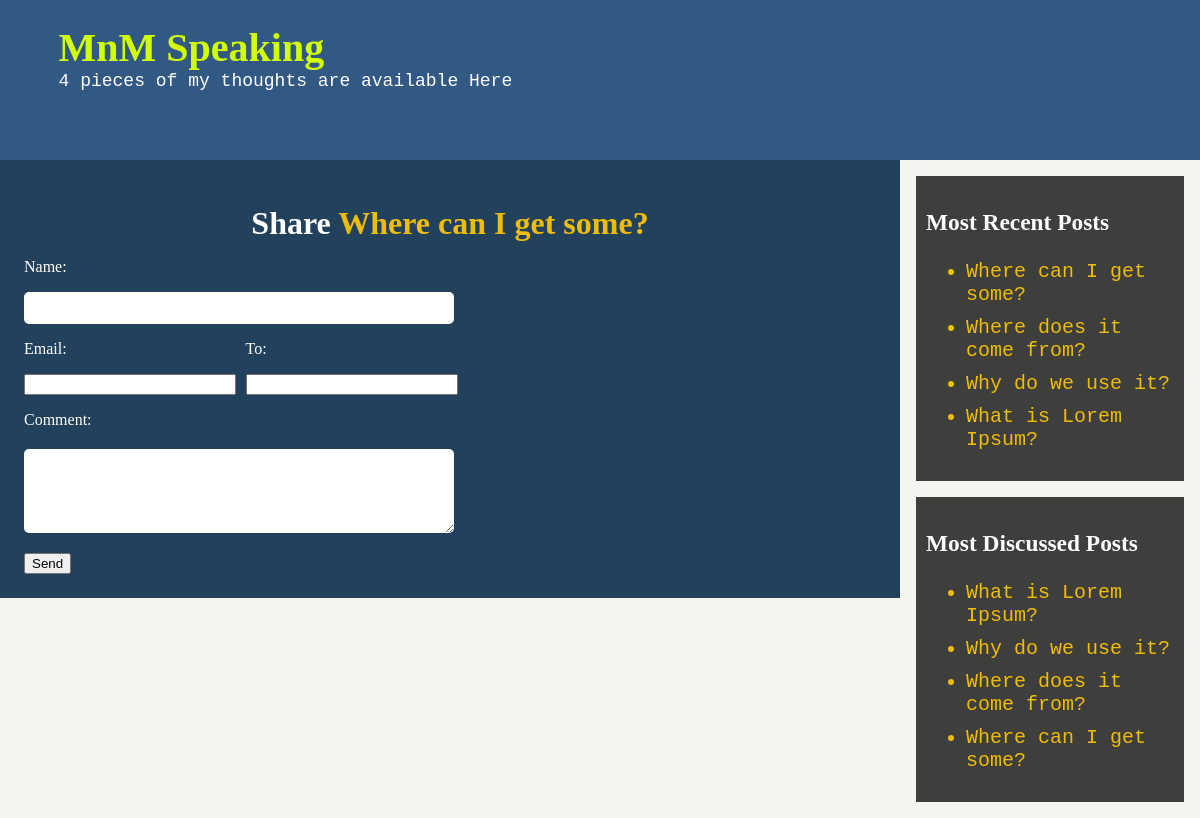
Page /blog/5/share on the earlier database version.
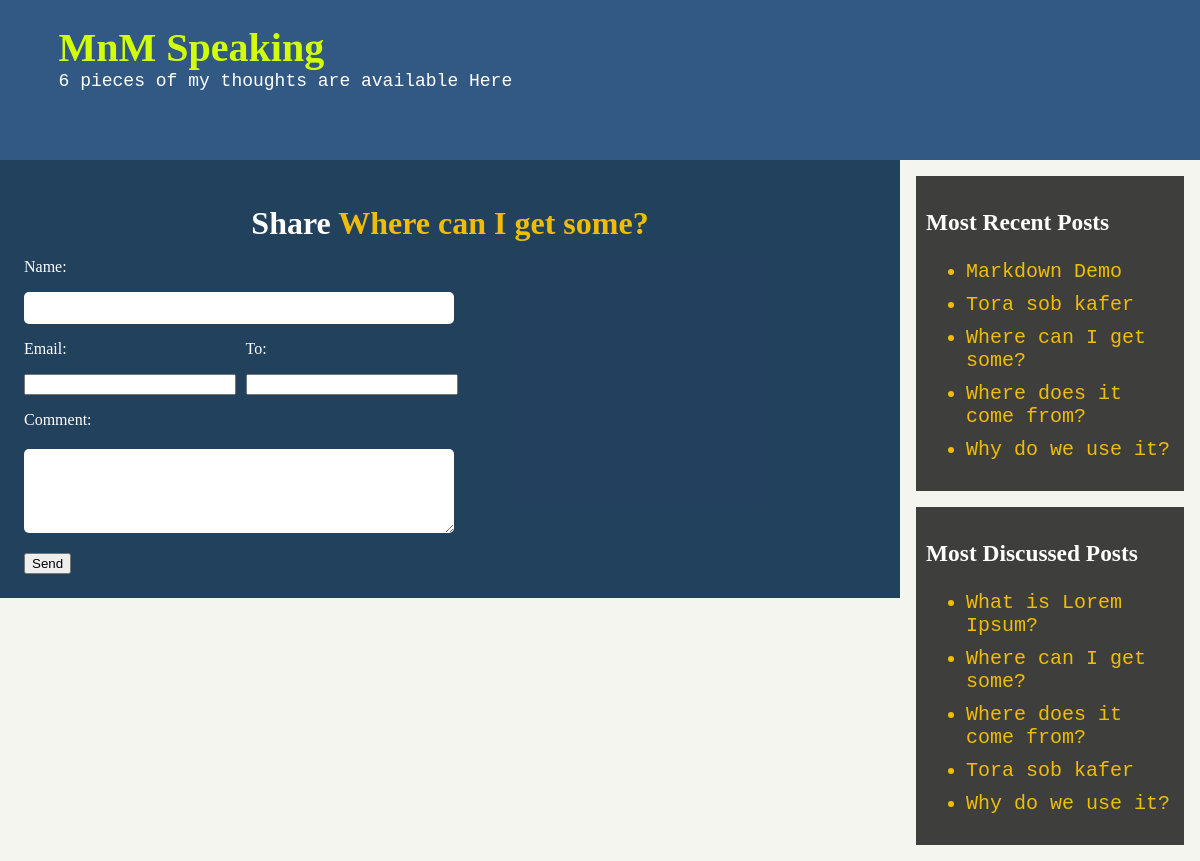
Same page on the later database version.
### blog/models.py (models this page shows)
class Post(models.Model):
    STATUS_CHOICES = (
        ('draft', 'Draft'),
        ('published', 'Published'),
    )
    title = models.CharField(max_length=250)
    slug = models.SlugField(max_length=250, unique=True)
    author = models.ForeignKey(User,
                               on_delete=models.CASCADE,
                               related_name='blog_posts')
    body = models.TextField()
    publish = models.DateTimeField(default=timezone.now)
    created = models.DateTimeField(auto_now_add=True)
    updated = models.DateTimeField(auto_now=True)
    status = models.CharField(max_length=10,
                              choices=STATUS_CHOICES,
                              default='draft')
    objects = models.Manager()
    published = PublishedPostManager()
    tags = TaggableManager()
    class Meta:
        ordering = ('-publish',)
    def __str__(self):
        return self.title
    def get_absolute_url(self):
        return(reverse('blog:post_detail', args=[self.slug]))

### blog/views.py (the view)
# urls.py: path('<int:post_id>/share', views.post_share, name='post_share')
def post_share(request, post_id):
    post = get_object_or_404(Post.published, id=post_id)
    url = request.build_absolute_uri(post.get_absolute_url())
    sent = False
    if request.method == 'POST':
        form = EmailForm(request.POST)
        if form.is_valid():
            cd = form.cleaned_data
            subject = f"Article Recommendation From {cd['name']}"
            body = f"{cd['name']} recommends you to read this article: \n\" {post.title}\"\nurl: {url} \n Additional Comments: {cd['comment']}.\n Let him Know Your Thoughts at: {cd['email']}"
            send_mail(subject, body, 'moonem.ahmed@gmail.com', [cd['to']]
                      )
            sent = True
    else:
        form = EmailForm()
    return render(request, 'blog/post/share.html', {'post': post, 'form': form, 'sent': sent})

### blog/forms.py
class EmailForm(forms.Form):
    name = forms.CharField(max_length=100)
    email = forms.EmailField()
    to = forms.EmailField()
    comment = forms.CharField(
        max_length=1000, required=False, widget=forms.Textarea)

### blog/models.py (called while the page is built)
    def get_queryset(self):
        return super().get_queryset().filter(status='published')

### blog/templatetags/blog_tags.py (called while the page is built)
@register.simple_tag
def total_posts():
    return Post.published.count()

@register.inclusion_tag('blog/post/most_commented.html')
def most_commented_posts(count=5):
    commented_posts = Post.published.annotate(
        commentsno=Count('comments')).order_by('-commentsno')[:count]
    print(commented_posts)
    return{'commented_post': commented_posts}

@register.inclusion_tag('blog/post/recent_posts.html')
def most_recent(count=5):
    rcps = Post.published.all().order_by('-publish')[:count]
    return {'recent_posts': rcps}

### blog/templates/blog/post/share.html (shortened to what this page needs)
{% extends "blog/base.html" %}
{%load static%}
{% block content %}
{% if sent %}
<p class='post-title'>
    {{ post.title }} <span>was successfully sent to</span> {{form.cleaned_data.to }}.
</p>
{% else %}
<h1 class='post-title'> <span>Share</span> {{ post.title }}</h1>
<div class="shareform">
    <form method="post">
        <div id="share_name">
            <p class="label"> {{form.name.label_tag}}
            </p>
            {{form.name}}
        </div>
        <div class="inlineinputshare">
            <div id="share_email">
                <p class="label"> {{form.email.label_tag}}
                </p>
                {{form.email}}
            </div>
            <div id="share_to_email">
                <p class="label"> {{form.to.label_tag}}
                </p>
                {{form.to}}
            </div>
        </div>
        <div id="share_comment">
            <p class="label"> {{form.comment.label_tag}}
            </p>
            {{form.comment}}
        </div>
        <button type="submit">Send</button>
    </form>
</div>
{% endif %}
{% endblock %}

### blog/templates/blog/base.html (shortened to what this page needs)
{%load blog_tags%}
{%load static%}
<!DOCTYPE html>
<html lang="en">
<head>
  <link rel="stylesheet" href="{%static 'css/blog.css'%}" />
</head>
<body>
  <div id="container">
    <div id="sidebar">
      <a href="{%url 'blog:post_list'%}">
        <h2>MnM Speaking</h2>
      </a>
      <p>{%total_posts%} pieces of my thoughts are available Here </p>
    </div>
  </div>
  <div id="content">
    {%block content%} {%endblock%}
  </div>
  <div id="besidebar">
    <div class="recents"> {%most_recent 5%}</div>
    <div class="commenteds"> {%most_commented_posts 5%}</div>
  </div>
</body>
</html>

### blog/templates/blog/post/recent_posts.html
<h3>Most Recent Posts</h3>
<ul>
    {%for recent in recent_posts%}
    <li>
        <a href="{{ recent.get_absolute_url}}">
            {{recent.title}}
        </a>
    </li>
    {%endfor%}
</ul>

### blog/templates/blog/post/most_commented.html
<h3>Most Discussed Posts</h3>
<ul>
    {%for cp in commented_post%}
    <li>
        <a href="{{ cp.get_absolute_url}}">
            {{cp.title}}
        </a>
    </li>
    {%endfor%}
</ul>

### blog/static/css/blog.css (style rules this page uses)
html, body { padding: 0; background-color: rgb(244, 245, 239); }
#container { box-sizing: border-box; background-color: rgba(0, 50, 106, 0.8); width: 100%; margin: 0; padding: 2%; height: 20vh; position: fixed; z-index: 5; top: 0; left: 0; right: 0; bottom: 0; }
#sidebar a { text-decoration: none; }
#sidebar h2 { color: #d2ff07; font-family: Cambria, Cochin, Georgia, Times, "Times New Roman", serif; font-size: 40px; margin: 0; }
#sidebar p { color: #fff; font-family: "Courier New", Courier, monospace; font-size: 18px; margin: 0; }
#sidebar { margin-left: 3%; }
#content { position: absolute; top: 20vh; left: 0px; box-sizing: border-box; background-color: rgba(26, 58, 88, 0.96); width: 75%; margin: 0px; padding: 2%; z-index: -1; }
#besidebar { position: absolute; left:75%; box-sizing: border-box; float:right; width:25%; top: 20vh; z-index: -1; }
#besidebar h3 { color:#fff; font-family: Cambria, Cochin, Georgia, Times, "Times New Roman", serif; }
#besidebar { color: #f0bd06; font-family: "Courier New", Courier, monospace; font-size: 1.25rem; }
#besidebar .commenteds,#besidebar .recents { background-color: rgba(17, 17, 17, 0.8); padding: 10px; margin:1rem 1rem 1rem 1rem; }
#besidebar a { text-decoration: none; color: #f0bd06; }
#besidebar li { margin-bottom:10px; }
.singlesim h1, .singlepost h1, .post-title { color: #f0bd06; font-family: Cambria, Cochin, Georgia, Times, "Times New Roman", serif; margin-bottom: 5px; text-align: center; }
.post-title span { color:#fff; }
.post-title { font-size: 2rem; }
.inlineinputs,.inlineinputshare { display:flex; flex-direction: row; width:80%; }
.inlineinputshare { width:50%; }
.shareform { color:#fff; font-family: Cambria, Cochin, Georgia, Times, "Times New Roman", serif; }
.shareform #share_name input { display: inline-block; width:50%; height:2rem; border-radius: 5px; border: #444; padding-top:0px ; padding-bottom:0px ; }
.shareform textarea { display: block; width:50%; height:5rem; border-radius: 5px; border: #444; margin:20px 0px 20px 0px; }
#share_email,#share_to_email { width: 48% ; }
.inlineinputshare input { width:100%; }
#share_email { margin-right: 4%; }

Differences in the rows shown:
no longer on one of the page's lists (row unchanged): Post: title "What is Lorem Ipsum?"
changed Post "Where can I get some?": moves up the list
added Post: title "Markdown Demo", shown under "Most Recent Posts"
added Post: title "Tora sob kafer"
changed Post "Where does it come from?": moves down the list
Other differences:
text no longer shown: "4"
text now shown: "6"
